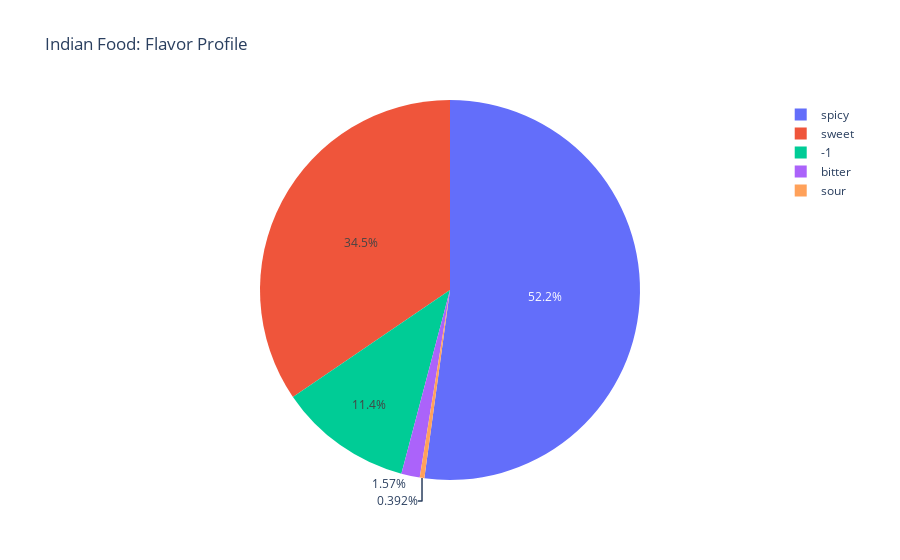

The notebook cell saved with this chart:
### Markdown cell above
## Task 3: Pie Chart of Flavor Profile Distribution

### Objective:
Create a pie chart showing the distribution of flavor profiles (e.g., sweet, savory) across the dataset.

### Instructions:
- Use Plotly Express to create a pie chart.

- Plot the flavor_profile column, which will show the distribution of flavor types.

- Ensure the chart is labeled clearly.

### Code cell
# Task 3: Create a pie chart showing the flavor profile distribution
# Fill in the code to create the pie chart -- look up documentation if needed 
fig = px.pie(df, names = 'flavor_profile', title = 'Indian Food: Flavor Profile', labels = {'flavor_profile' : 'Flavor Profile', 'spicy' : 'Spicy'}) 

# Show the plot
fig.show()

### Figure 1 — Plotly figure (JSON) as saved in the notebook; plotly's stock layout.template omitted (floating-point values rounded to 4 significant figures; data arrays with more than 128 entries replaced by an {"elided": "..."} marker saying what was removed)
{"data": [{"domain": {"x": [0, 1], "y": [0, 1]}, "hovertemplate": "Flavor Profile=%{label}<extra></extra>", "labels": {"elided": "255 str values"}, "legendgroup": "", "name": "", "showlegend": true, "type": "pie"}], "layout": {"legend": {"tracegroupgap": 0}, "title": {"text": "Indian Food: Flavor Profile"}}}
